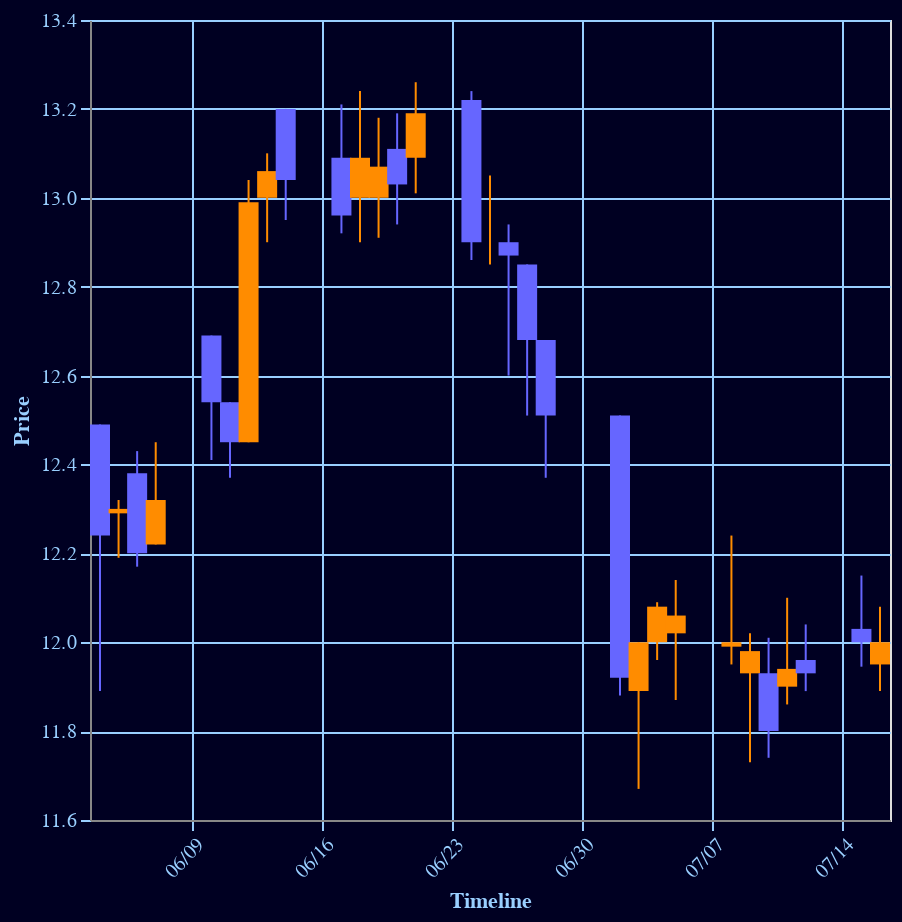

The code cell stored with this chart in its notebook:
### Markdown cell above
So lets use example 187 in order to figure out what is going on. We will pick a window around the given data point, and assume the day binning is just one for simplicity.

Learning Point: To access individual DF cells, use: constraintDF.at[187,'date'].

### Code cell
tWindow = 15
testDF = neoDF.iloc[(386-tWindow):(386+tWindow),:]
hold = candlechartview(testDF)
hold

### Figure 1 — Vega-Lite specification as saved in the notebook (floating-point values rounded to 4 significant figures)
{"config": {"view": {"continuousWidth": 400, "continuousHeight": 300}, "background": "#000022"}, "layer": [{"mark": "rule", "encoding": {"color": {"condition": {"value": "#FF8C00", "test": "datum.open <= datum.close"}, "value": "#6666FF"}, "x": {"type": "temporal", "axis": {"format": "%m/%d", "gridColor": "#99cfff", "labelAngle": -45, "labelColor": "#99cfff", "tickColor": "#99cfff", "title": "Timeline", "titleColor": "#99cfff"}, "field": "date"}, "y": {"type": "quantitative", "axis": {"gridColor": "#99cfff", "labelColor": "#99cfff", "tickColor": "#99cfff", "title": "Price", "titleColor": "#99cfff"}, "field": "low", "scale": {"zero": false}}, "y2": {"field": "high"}}, "height": 400, "width": 400}, {"mark": {"type": "bar", "width": 10}, "encoding": {"color": {"condition": {"value": "#FF8C00", "test": "datum.open <= datum.close"}, "value": "#6666FF"}, "x": {"type": "temporal", "axis": {"format": "%m/%d", "gridColor": "#99cfff", "labelAngle": -45, "labelColor": "#99cfff", "tickColor": "#99cfff", "title": "Timeline", "titleColor": "#99cfff"}, "field": "date"}, "y": {"type": "quantitative", "field": "open"}, "y2": {"field": "close"}}, "height": 400, "width": 400}], "data": {"name": "data-f1731eab1ce90cc519d5cc58cd35972e"}, "$schema": "https://vega.github.io/schema/vega-lite/v4.8.1.json", "datasets": {"data-f1731eab1ce90cc519d5cc58cd35972e": [{"date": "2019-06-04", "open": 12.49, "high": 12.49, "low": 11.89, "close": 12.24}, {"date": "2019-06-05", "open": 12.29, "high": 12.32, "low": 12.19, "close": 12.3}, {"date": "2019-06-06", "open": 12.38, "high": 12.43, "low": 12.17, "close": 12.2}, {"date": "2019-06-07", "open": 12.22, "high": 12.45, "low": 12.22, "close": 12.32}, {"date": "2019-06-10", "open": 12.69, "high": 12.69, "low": 12.41, "close": 12.54}, {"date": "2019-06-11", "open": 12.54, "high": 12.54, "low": 12.37, "close": 12.45}, {"date": "2019-06-12", "open": 12.45, "high": 13.04, "low": 12.45, "close": 12.99}, {"date": "2019-06-13", "open": 13.0, "high": 13.1, "low": 12.9, "close": 13.06}, {"date": "2019-06-14", "open": 13.2, "high": 13.2, "low": 12.95, "close": 13.04}, {"date": "2019-06-17", "open": 13.09, "high": 13.21, "low": 12.92, "close": 12.96}, {"date": "2019-06-18", "open": 13.0, "high": 13.24, "low": 12.9, "close": 13.09}, {"date": "2019-06-19", "open": 13.0, "high": 13.18, "low": 12.91, "close": 13.07}, {"date": "2019-06-20", "open": 13.11, "high": 13.19, "low": 12.94, "close": 13.03}, {"date": "2019-06-21", "open": 13.09, "high": 13.26, "low": 13.01, "close": 13.19}, {"date": "2019-06-24", "open": 13.22, "high": 13.24, "low": 12.86, "close": 12.9}, {"date": "2019-06-25", "open": 12.93, "high": 13.05, "low": 12.85, "close": 12.93}, {"date": "2019-06-26", "open": 12.9, "high": 12.94, "low": 12.6, "close": 12.87}, {"date": "2019-06-27", "open": 12.85, "high": 12.85, "low": 12.51, "close": 12.68}, {"date": "2019-06-28", "open": 12.68, "high": 12.68, "low": 12.37, "close": 12.51}, {"date": "2019-07-02", "open": 12.51, "high": 12.51, "low": 11.88, "close": 11.92}, {"date": "2019-07-03", "open": 11.89, "high": 12.0, "low": 11.67, "close": 12.0}, {"date": "2019-07-04", "open": 12.0, "high": 12.09, "low": 11.96, "close": 12.08}, {"date": "2019-07-05", "open": 12.02, "high": 12.14, "low": 11.87, "close": 12.06}, {"date": "2019-07-08", "open": 11.99, "high": 12.24, "low": 11.95, "close": 12.0}, {"date": "2019-07-09", "open": 11.93, "high": 12.02, "low": 11.73, "close": 11.98}, {"date": "2019-07-10", "open": 11.93, "high": 12.01, "low": 11.74, "close": 11.8}, {"date": "2019-07-11", "open": 11.9, "high": 12.1, "low": 11.86, "close": 11.94}, {"date": "2019-07-12", "open": 11.96, "high": 12.04, "low": 11.89, "close": 11.93}, {"date": "2019-07-15", "open": 12.03, "high": 12.15, "low": 11.95, "close": 12.0}, {"date": "2019-07-16", "open": 11.95, "high": 12.08, "low": 11.89, "close": 12.0}]}}
